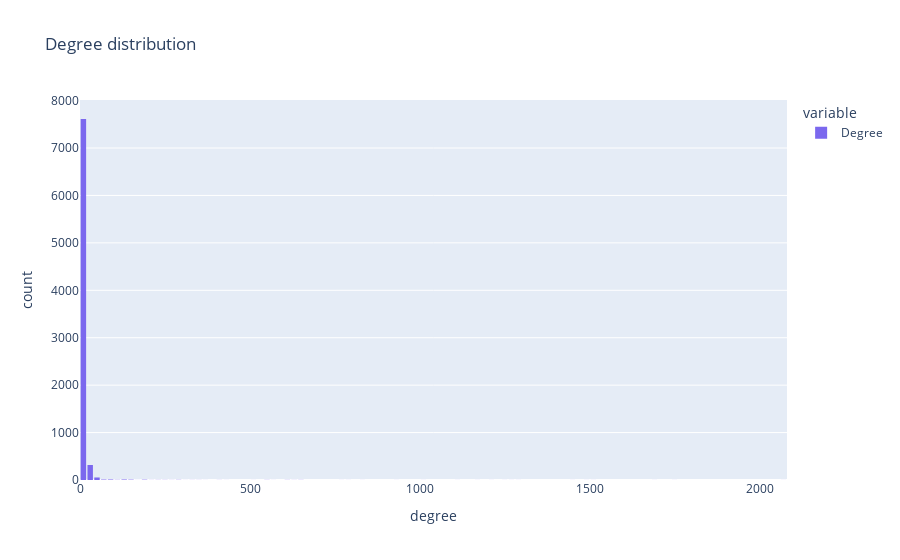

Notebook cell for this chart:
### Code cell
# Average degree and degree distribution
print('\nAverage degree:', np.mean(sorted_metrics.Degree))
print('\n-----------------------')
fig = px.histogram(sorted_metrics.Degree,
                   nbins = len(sorted_metrics.Degree.unique()),
                   title = 'Degree distribution')
fig.update_layout(xaxis_title = 'degree', yaxis_title = 'count', bargap = 0.2)
fig.update_traces(marker_color = 'mediumslateblue')
fig.show()

### Figure 1 — Plotly figure (JSON) as saved in the notebook; plotly's stock layout.template omitted (floating-point values rounded to 4 significant figures; data arrays with more than 128 entries replaced by an {"elided": "..."} marker saying what was removed)
{"data": [{"alignmentgroup": "True", "bingroup": "x", "hovertemplate": "variable=Degree<br>value=%{x}<br>count=%{y}<extra></extra>", "legendgroup": "Degree", "marker": {"color": "mediumslateblue", "pattern": {"shape": ""}}, "name": "Degree", "nbinsx": 150, "offsetgroup": "Degree", "orientation": "v", "showlegend": true, "type": "histogram", "x": {"elided": "8086 int values"}, "xaxis": "x", "yaxis": "y"}], "layout": {"bargap": 0.2, "barmode": "relative", "legend": {"title": {"text": "variable"}, "tracegroupgap": 0}, "title": {"text": "Degree distribution"}, "xaxis": {"anchor": "y", "domain": [0, 1], "title": {"text": "degree"}}, "yaxis": {"anchor": "x", "domain": [0, 1], "title": {"text": "count"}}}}
